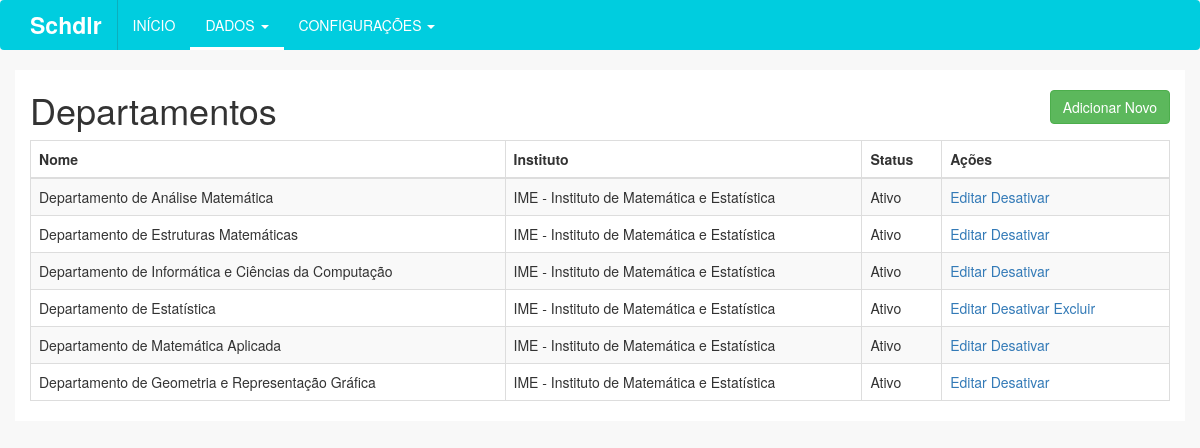
The app's page /departamento/ with its own data.
### tables this page shows
CREATE TABLE `departamento` (
  `idDepartamento` int(11) NOT NULL,
  `nome` varchar(255) NOT NULL,
  `ativo` tinyint(1) NOT NULL DEFAULT '1',
  `excluido` tinyint(1) NOT NULL DEFAULT '0',
  `Instituto_idInstituto` int(11) NOT NULL
);

### index.php (called while the page is built, shortened)
<?php
	require_once("controles/Manipulador.php");
	Manipulador::Instancia()->Conteudo();
?>

### modelos/DaoDepartamento.php (called while the page is built, shortened)
<?php
	require_once("Conexao.php");
	class DaoDepartamento{
		public static $instancia;
		public static function Instancia(){
			if (!isset(self::$instancia))
				self::$instancia = new DaoDepartamento();
			return self::$instancia;
		}
		public function Listar(){
			try{
				$sql = "SELECT idDepartamento,(SELECT nome FROM instituto WHERE idInstituto = departamento.Instituto_idInstituto) as instituto, nome, ativo, excluido, (SELECT count(*) FROM disciplina WHERE disciplina.excluido = 0 and disciplina.Departamento_idDepartamento = departamento.idDepartamento) as dependencias
							FROM departamento WHERE excluido = 0";
				$p_sql = Conexao::Instancia()->prepare($sql);
				$p_sql->execute();
				return $p_sql->fetchAll();
			}
			catch(Exception $e){
				echo "Exception >>> ".$e;
			}
		}
	}
?>

### modelos/Conexao.php (called while the page is built, shortened)
<?php
class Conexao{
	public static $instancia;
	public static function Instancia() {
		if (!isset(self::$instancia)) {
			self::$instancia = new PDO('mysql:host=localhost;dbname=tcc', 'root', '', array(PDO::MYSQL_ATTR_INIT_COMMAND => "SET NAMES utf8"));
			self::$instancia->setAttribute(PDO::ATTR_ERRMODE, PDO::ERRMODE_EXCEPTION);
			self::$instancia->setAttribute(PDO::ATTR_ORACLE_NULLS, PDO::NULL_EMPTY_STRING);
		}
		return self::$instancia;
	}
}
?>

### visoes/departamento/index.php (the view, shortened to what this page needs)
<?php
	require_once("modelos/DaoDepartamento.php");
	$dados = DaoDepartamento::Instancia()->Listar();
?>
<div class="row">
	<div class="col-md-10">
		<h1>Departamentos</h1>
	</div>
	<div class="col-md-2">
		<a href="<?php echo Manipulador::Instancia()->getDir(); ?>departamento/adicionar"><button type="button" class="btn btn-success pull-right add-button">Adicionar Novo</button></a>
	</div>
</div>
<div class="row">
	<div class="col-md-12">
		<?php if(sizeof($dados) > 0){ ?>
			<div class="table-responsive">
				<table class="table table-striped table-bordered">
				    <thead>
				    	<tr>
				    		<th>Nome</th>
				    		<th>Instituto</th>
				    		<th width="7%">Status</th>
				    		<th width="20%">Ações</th>
				    	</tr>
				    </thead>
				    <tbody>
				    	<?php foreach($dados as $key=>$value){ ?>
							<tr>
					    		<td><?php echo $value["nome"]; ?></td>
					    		<td><?php echo $value["instituto"]; ?></td>
					    		<td><?php echo ($value["ativo"]?"Ativo":"Inativo"); ?></td>
					    		<td><a href="<?php echo Manipulador::Instancia()->getDir()."departamento/editar/".$value["idDepartamento"]; ?>">Editar</a> <a href="<?php echo Manipulador::getDir(); ?>controles/departamento.php?acao=<?php echo ($value["ativo"]?"desativar":"ativar"); ?>&id=<?php echo $value["idDepartamento"]; ?>"><?php echo ($value["ativo"]?"Desativar":"Ativar"); ?></a><?php if ($value["dependencias"] == 0) { ?> <a href="#" onclick="abrirModal('#modal-<?php echo $value["idDepartamento"]; ?>')">Excluir</a><?php } ?></td>
					    	</tr>
				    	<?php } ?>
				    </tbody>
				</table>
		</div>
		<?php } else { ?>
			<p>Não há dados a serem exibidos</p>
		<?php } ?>
	</div>
</div>

### css/custom.css (style rules this page uses)
html, body { background-color: #F8F8F8; }
button.add-button { margin-top: 20px; }

### records on screen
departamento: nome "Departamento de Análise Matemática", instituto "IME - Instituto de Matemática e Estatística", ativo "Ativo"
departamento: nome "Departamento de Estruturas Matemáticas", instituto "IME - Instituto de Matemática e Estatística", ativo "Ativo"
departamento: nome "Departamento de Informática e Ciências da Computação", instituto "IME - Instituto de Matemática e Estatística", ativo "Ativo"
departamento: nome "Departamento de Estatística", instituto "IME - Instituto de Matemática e Estatística", ativo "Ativo"
departamento: nome "Departamento de Matemática Aplicada", instituto "IME - Instituto de Matemática e Estatística", ativo "Ativo"
departamento: nome "Departamento de Geometria e Representação Gráfica", instituto "IME - Instituto de Matemática e Estatística", ativo "Ativo"
